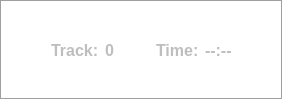
           <widget class="QWidget" name="page_2">
            <layout class="QVBoxLayout" name="verticalLayout_2">
             <property name="spacing">
              <number>0</number>
             </property>
             <property name="leftMargin">
              <number>0</number>
             </property>
             <property name="topMargin">
              <number>0</number>
             </property>
             <property name="rightMargin">
              <number>0</number>
             </property>
             <property name="bottomMargin">
              <number>0</number>
             </property>
             <item>
              <widget class="QFrame" name="PlayWindowFrame">
               <property name="palette">
                <palette>
                 <active>
                  <colorrole role="Base">
                   <brush brushstyle="SolidPattern">
                    <color alpha="255">
                     <red>255</red>
                     <green>255</green>
                     <blue>255</blue>
                    </color>
                   </brush>
                  </colorrole>
                  <colorrole role="Window">
                   <brush brushstyle="SolidPattern">
                    <color alpha="255">
                     <red>255</red>
                     <green>255</green>
                     <blue>255</blue>
                    </color>
                   </brush>
                  </colorrole>
                 </active>
                 <inactive>
                  <colorrole role="Base">
                   <brush brushstyle="SolidPattern">
                    <color alpha="255">
                     <red>255</red>
                     <green>255</green>
                     <blue>255</blue>
                    </color>
                   </brush>
                  </colorrole>
                  <colorrole role="Window">
                   <brush brushstyle="SolidPattern">
                    <color alpha="255">
                     <red>255</red>
                     <green>255</green>
                     <blue>255</blue>
                    </color>
                   </brush>
                  </colorrole>
                 </inactive>
                 <disabled>
                  <colorrole role="Base">
                   <brush brushstyle="SolidPattern">
                    <color alpha="255">
                     <red>255</red>
                     <green>255</green>
                     <blue>255</blue>
                    </color>
                   </brush>
                  </colorrole>
                  <colorrole role="Window">
                   <brush brushstyle="SolidPattern">
                    <color alpha="255">
                     <red>255</red>
                     <green>255</green>
                     <blue>255</blue>
                    </color>
                   </brush>
                  </colorrole>
                 </disabled>
                </palette>
               </property>
               <property name="autoFillBackground">
                <bool>true</bool>
               </property>
               <property name="frameShape">
                <enum>QFrame::Box</enum>
               </property>
               <property name="frameShadow">
                <enum>QFrame::Sunken</enum>
               </property>
               <layout class="QVBoxLayout" name="verticalLayout">
                <property name="spacing">
                 <number>2</number>
                </property>
                <item>
                 <layout class="QHBoxLayout" name="horizontalLayout">
                  <item>
                   <spacer name="horizontalSpacer_5">
                    <property name="orientation">
                     <enum>Qt::Horizontal</enum>
                    </property>
                    <property name="sizeHint" stdset="0">
                     <size>
                      <width>40</width>
                      <height>20</height>
                     </size>
                    </property>
                   </spacer>
                  </item>
                  <item>
                   <widget class="QLabel" name="label_4">
                    <property name="enabled">
                     <bool>false</bool>
                    </property>
                    <property name="font">
                     <font>
                      <pointsize>12</pointsize>
                      <weight>75</weight>
                      <italic>false</italic>
                      <bold>true</bold>
                     </font>
                    </property>
                    <property name="text">
                     <string>Track: </string>
                    </property>
                   </widget>
                  </item>
                  <item>
                   <widget class="QLabel" name="BdTrackLabel">
                    <property name="enabled">
                     <bool>false</bool>
                    </property>
                    <property name="font">
                     <font>
                      <pointsize>12</pointsize>
                      <weight>75</weight>
                      <italic>false</italic>
                      <bold>true</bold>
                     </font>
                    </property>
                    <property name="text">
                     <string>0</string>
                    </property>
                   </widget>
                  </item>
                  <item>
                   <spacer name="horizontalSpacer">
                    <property name="orientation">
                     <enum>Qt::Horizontal</enum>
                    </property>
                    <property name="sizeHint" stdset="0">
                     <size>
                      <width>40</width>
                      <height>20</height>
                     </size>
                    </property>
                   </spacer>
                  </item>
                  <item>
                   <widget class="QLabel" name="label_5">
                    <property name="enabled">
                     <bool>false</bool>
                    </property>
                    <property name="font">
                     <font>
                      <pointsize>12</pointsize>
                      <weight>75</weight>
                      <italic>false</italic>
                      <bold>true</bold>
                     </font>
                    </property>
                    <property name="text">
                     <string>Time: </string>
                    </property>
                   </widget>
                  </item>
                  <item>
                   <widget class="QLabel" name="BdTimeLabel">
                    <property name="enabled">
                     <bool>false</bool>
                    </property>
                    <property name="font">
                     <font>
                      <pointsize>12</pointsize>
                      <weight>75</weight>
                      <italic>false</italic>
                      <bold>true</bold>
                     </font>
                    </property>
                    <property name="text">
                     <string>--:--</string>
                    </property>
                   </widget>
                  </item>
                  <item>
                   <spacer name="horizontalSpacer_2">
                    <property name="orientation">
                     <enum>Qt::Horizontal</enum>
                    </property>
                    <property name="sizeHint" stdset="0">
                     <size>
                      <width>40</width>
                      <height>20</height>
                     </size>
                    </property>
                   </spacer>
                  </item>
                 </layout>
                </item>
               </layout>
              </widget>
             </item>
            </layout>
           </widget>
